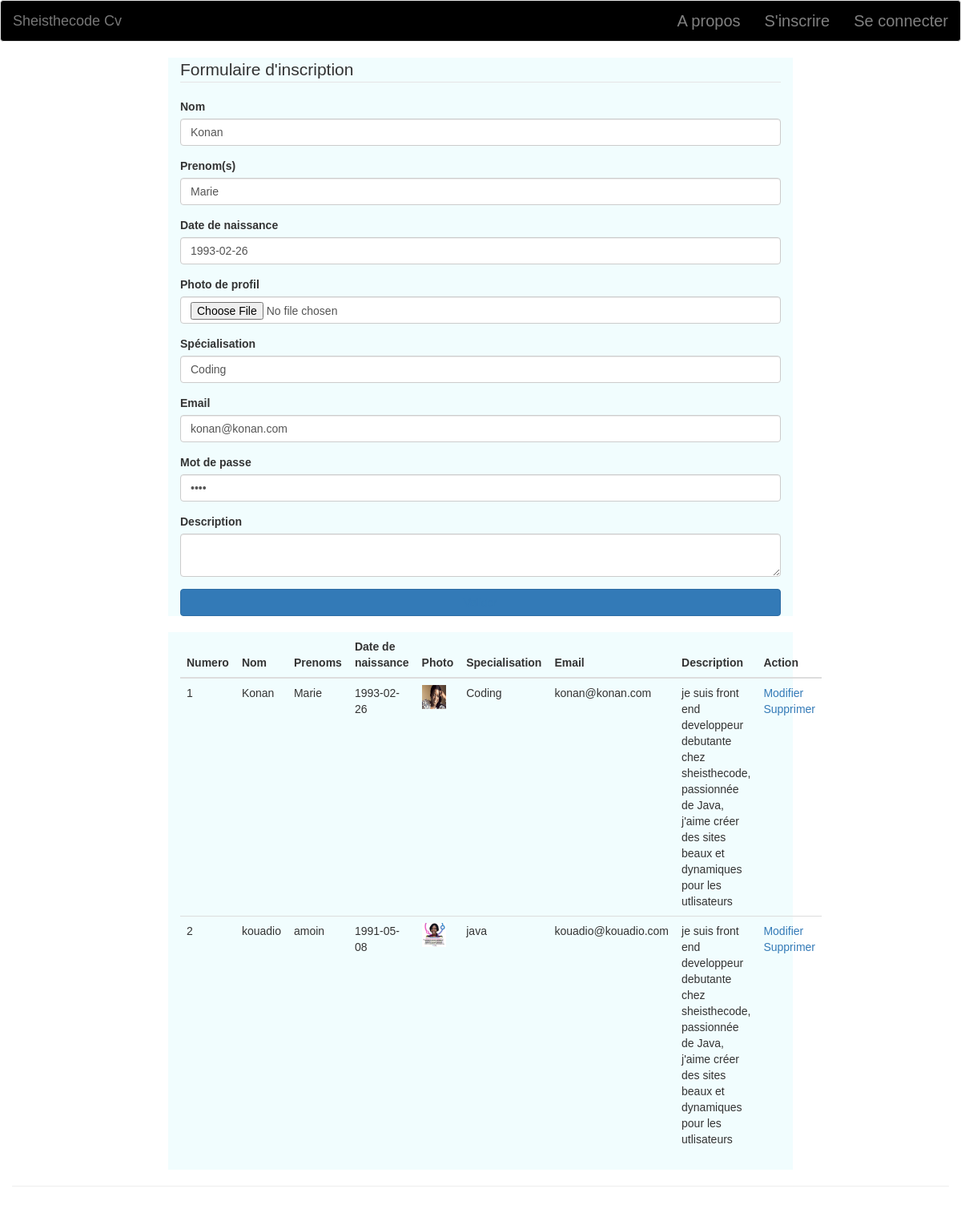
The page /codeuse.php?id=5 on the database its author committed.
### tables this page shows
CREATE TABLE `codeuse` (
  `id` int(10) NOT NULL,
  `nom` varchar(50) NOT NULL,
  `prenom` varchar(50) NOT NULL,
  `dnaissance` date NOT NULL,
  `photo` varchar(250) NOT NULL,
  `specialisation` varchar(50) NOT NULL,
  `email` varchar(50) NOT NULL,
  `mdp` varchar(50) NOT NULL,
  `description` text NOT NULL
);

### codeuse.php (the view, shortened to what this page needs)
<?php
  include('connection.php');
	if (isset($_GET['id'])){
	$update="SELECT * FROM codeuse WHERE id=".$_GET['id'];
	$res=mysqli_query($link, $update);
	$dataU=mysqli_fetch_array($res);
	}
  ?>
<!DOCTYPE html>
<html>
<head lang="fr">
	<link rel="stylesheet" href="css/bootstrap.css" >
	<link rel="stylesheet" href="css/styles.css" >
</head>
<body style="background-color: white;">
		<div class="container-fluid">
			<div class="row">
				<nav class="navbar navbar-default" style="font-size: 20px; background-color: black;">
					<div class="container-fluid">
						<a class="navbar-brand" href="accueil.php">Sheisthecode Cv</a>
						<ul class="nav navbar-nav navbar-right">
							<li>
                 <a href="index.php" style="color: grey">A propos</a>
							</li>
							<li>
								<a href="codeuse.php" style="color: grey">S'inscrire</a>
							</li>
							<li>
								<a href="login.php" style="color: grey">Se connecter</a>
							</li>
						</ul>
					</div>
				</nav>
		</div>
		<div class="container">
			<div class="row">
				<div class="col-md-2"></div>
				<div class="col-md-8" style="background-color: #F1FDFE;">
					<form action="" method="POST" role="form" enctype="multipart/form-data">
						<legend>Formulaire d'inscription</legend>
						<div class="form-group">
							<label for="">Nom</label>
							<input name="nom" type="text" value="<?php if (isset ($_GET['id'])) echo $dataU['nom']; ?>"  class="form-control" id="" placeholder="entrer le nom">
						</div>
						<div class="form-group">
							<label for="">Prenom(s)</label>
							<input name="prenom" type="text" value="<?php if (isset ($_GET['id'])) echo $dataU['prenom']; ?>"  class="form-control" id="" placeholder="entrer le(s) prenom(s)">
						</div>
						<div class="form-group">
							<label for="">Date de naissance</label>
							<input name="dnaissance" type="text" value="<?php if (isset ($_GET['id'])) echo $dataU['dnaissance']; ?>"  class="form-control" id="" placeholder="entrer votre date de naissance">
						</div>
						<div class="form-group">
							<label for="">Photo de profil</label>
							<input name="photo" type="file" value="<?php if (isset ($_GET['id'])) echo $dataU['photo']; ?>"" class="form-control" id="" placeholder=" Choisissez une image">
						</div>
						<div class="form-group">
							<label for="">Spécialisation</label>
							<input name="specialisation" type="text" value="<?php if (isset ($_GET['id'])) echo $dataU['specialisation']; ?>" class="form-control" id="" placeholder=" entrer votre specialisation">
						</div>
						<div class="form-group">
							<label for="">Email</label>
							<input name="email" type="email" value="<?php if (isset ($_GET['id'])) echo $dataU['email']; ?>" class="form-control" id="" placeholder=" entrer votre email">
						</div>
						<div class="form-group">
							<label for="">Mot de passe</label>
							<input name="mdp" type="password" value="<?php if (isset ($_GET['id'])) echo $dataU['mdp']; ?>"  class="form-control" id="" placeholder="entrer le mot de passe">
						</div>
						<div class="form-group">
							<label for="">Description</label>
							<textarea name="description" type="text" value="<?php if (isset ($_GET['id'])) echo $dataU['description']; ?>"  class="form-control" id="" ></textarea>
						</div>
						<div style="text-align: center;">
						<button name="btnValider" type="submit" class="btn btn-primary" style="width: 750px"><a href="dashboard.php">Valider</a></button>
						</div>
					</form>
				</div>
			</div>
<br>
			<div class="row">
				<div class="col-md-2"></div>
				<div class="col-md-8" style="background-color: #F1FDFE;">
				<table class="table">
					<thead>
						<tr>
							<th>Numero</th>
							<th>Nom</th>
							<th>Prenoms</th>
							<th>Date de naissance</th>
							<th>Photo</th>
							<th>Specialisation</th>
							<th>Email</th>
							<th>Description</th>
							<th>Action</th>
						</tr>
					</thead>
					<tbody>
						<?php
							$n=1;
							$list=" SELECT * FROM codeuse ";
							$res= mysqli_query($link,$list);
	while ($data = mysqli_fetch_array($res))
		{
						 ?>
						<tr>
							<td><?php echo $n; ?> </td>
							<td><?php echo $data['nom']; ?></td>
							<td><?php echo $data['prenom']; ?></td>
							<td><?php echo $data['dnaissance']; ?></td>
							<td><img src="upload/<?php echo $data['photo'];  ?>" width="30px" height="30px" alt=""></td>
							<td><?php echo $data['specialisation']; ?></td>
							<td><?php echo $data['email']; ?></td>
							<td><?php echo $data['description']; ?></td>
							<td>
								<a href="?id=<?php echo $data['id']; ?>">Modifier</a>
								<a href="?sup=<?php echo $data['id']; ?>">Supprimer</a>
							</td>
						</tr>
						<?php $n++;
						 } ?>
					</tbody>
				</table>
				</div>
			</div>
		</div>
   <hr>
   </body>
</html>

### css/styles.css (style rules this page uses)
body { margin: 0; font-family: Open-sans, sans-serif; }
body { font-family: "Open-Sans", "Helvetica", "sans-serif"; padding-bottom: 200px; }

### rows shown on the page
codeuse: nom "Konan", prenom "Marie", dnaissance "1993-02-26", specialisation "Coding", email "konan@konan.com", photo (picture), description "je suis front end developpeur debutante chez sheisthecode, passionnée de Java, j'aime créer des sites beaux et dynamiques pour les utlisateurs"
codeuse: nom "kouadio", prenom "amoin", dnaissance "1991-05-08", photo (picture), specialisation "java", email "kouadio@kouadio.com", description "je suis front end developpeur debutante chez sheisthecode, passionnée de Java, j'aime créer des sites beaux et dynamiques pour les utlisateurs"
